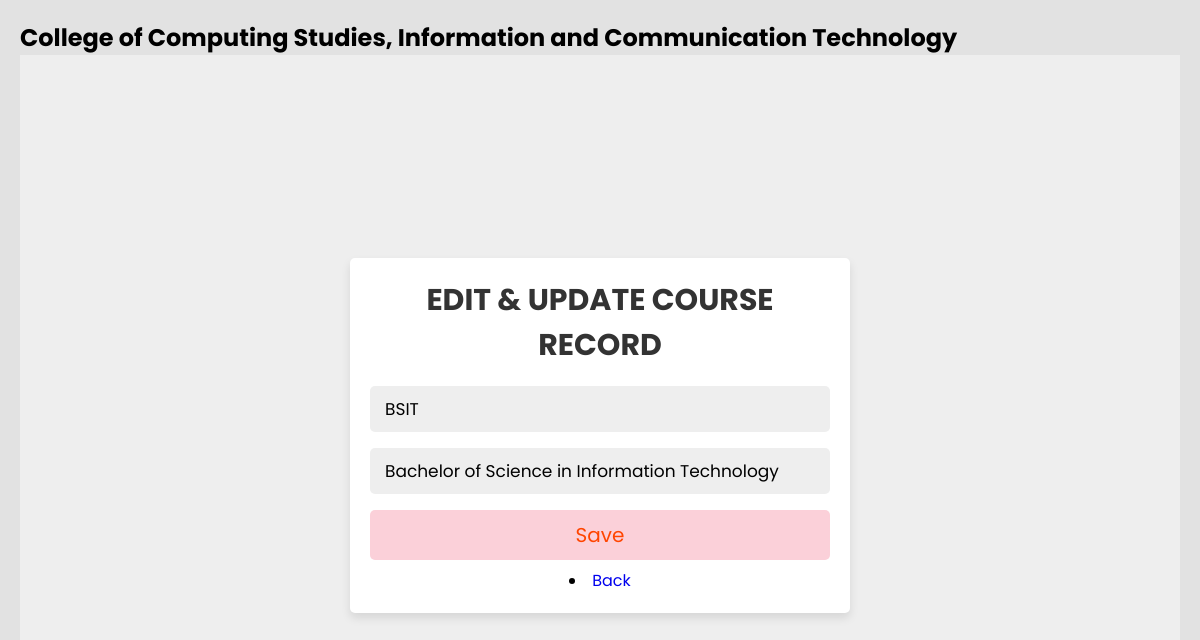
The app's page /course_edit_record.php?id=1 with its own data.
### tables this page shows
CREATE TABLE `tblcourse` (
  `id` int(11) NOT NULL AUTO_INCREMENT,
  `coursecode` varchar(50) NOT NULL,
  `coursedescription` varchar(50) NOT NULL,
  `is_deleted` tinyint(1) NOT NULL DEFAULT 0,
  PRIMARY KEY (`id`)
);

### course_edit_record.php (the view, shortened to what this page needs)
<?php
require("config/db_connect.php");
?>
<!DOCTYPE html>
<html lang="en">
<head>
    <link rel="stylesheet" href="css/add_record.css" />
    <link rel="stylesheet" href="https://cdnjs.cloudflare.com/ajax/libs/font-awesome/5.15.4/css/all.min.css" />
</head>
<body>
    <div class="container">
        <section class="main">
            <div class="main-top">
                <h1>College of Computing Studies, Information and Communication Technology</h1>
            </div>
            <div class="form-container">
                <?php
                $sql = "SELECT id,coursecode, coursedescription FROM tblcourse WHERE id = :recordid";
                $coursecode = "";
                $coursedescription = "";
                try {
                    $res = $conn->prepare($sql);
                    $value = array(":recordid" => $_REQUEST["id"]);
                    try {
                        $res->execute($value);
                        if ($res->rowCount() > 0) {
                            $row = $res->fetch(PDO::FETCH_ASSOC);
                            $coursecode  = $row["coursecode"];
                            $coursedescription = $row["coursedescription"];
                        }
                    } catch (PDOException $e) {
                        die("An Error has been occured!");
                    }
                } catch (PDOException $e) {
                    die("An Error has been occured!");
                }
                ?>
                <form action="course_edit_record.php" method="post">
                    <h3>Edit & Update Course Record</h3>
                    <input type="text" value="<?php echo "$coursecode" ?>" name="txtcoursecode" required placeholder="Enter course code">
                    <input type="text" value="<?php echo "$coursedescription" ?>" name="txtcoursedescription" required placeholder="Enter course description">
                    <input type="submit" name="btnsave" value="Save" class="form-btn">
                    <li>
                        <a href="course.php">
                            <span class="links_name"> Back</span>
                        </a>
                    </li>
                </form>
            </div>
</body>
</html>

### css/add_record.css (style rules this page uses)
* { margin: 0; padding: 0; outline: none; border: none; text-decoration: none; box-sizing: border-box; font-family: "Poppins", sans-serif; }
body { background: rgb(226, 226, 226); }
.main { position: relative; padding: 20px; width: 100%; }
.main-top { display: flex; width: 100%; }
.form-container { min-height: 100vh; display: flex; align-items: center; justify-content: center; padding:20px; padding-bottom: 60px; background: #eee; }
.form-container form { padding:20px; border-radius: 5px; box-shadow: 0 5px 10px rgba(0,0,0,.1); background: #fff; text-align: center; width: 500px; }
.form-container form h3 { font-size: 30px; text-transform: uppercase; margin-bottom: 10px; color:#333; }
.form-container form input, .form-container form select { width: 100%; padding:10px 15px; font-size: 17px; margin:8px 0; background: #eee; border-radius: 5px; }
.form-container form .form-btn { background: #fbd0d9; color:orangered; text-transform: capitalize; font-size: 20px; cursor: pointer; }

### records on screen
tblcourse: txtcoursecode "BSIT", txtcoursedescription "Bachelor of Science in Information Technology"
